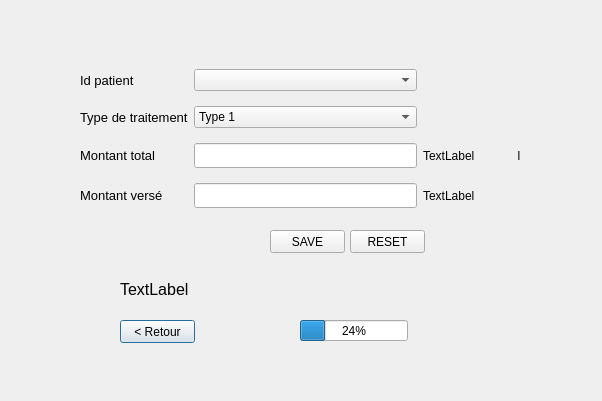
<?xml version="1.0" encoding="UTF-8"?>
<ui version="4.0">
 <class>addt</class>
 <widget class="QDialog" name="addt">
  <property name="geometry">
   <rect>
    <x>0</x>
    <y>0</y>
    <width>602</width>
    <height>401</height>
   </rect>
  </property>
  <property name="windowTitle">
   <string>Dialog</string>
  </property>
  <widget class="QPushButton" name="pushButton_3">
   <property name="geometry">
    <rect>
     <x>120</x>
     <y>320</y>
     <width>75</width>
     <height>23</height>
    </rect>
   </property>
   <property name="text">
    <string>&lt; Retour</string>
   </property>
  </widget>
  <widget class="QPushButton" name="pushButton">
   <property name="geometry">
    <rect>
     <x>270</x>
     <y>230</y>
     <width>75</width>
     <height>23</height>
    </rect>
   </property>
   <property name="text">
    <string>SAVE</string>
   </property>
  </widget>
  <widget class="QProgressBar" name="progressBar">
   <property name="geometry">
    <rect>
     <x>300</x>
     <y>320</y>
     <width>108</width>
     <height>21</height>
    </rect>
   </property>
   <property name="value">
    <number>24</number>
   </property>
  </widget>
  <widget class="QLabel" name="label_4">
   <property name="geometry">
    <rect>
     <x>120</x>
     <y>280</y>
     <width>191</width>
     <height>19</height>
    </rect>
   </property>
   <property name="font">
    <font>
     <pointsize>12</pointsize>
    </font>
   </property>
   <property name="text">
    <string>TextLabel</string>
   </property>
  </widget>
  <widget class="QPushButton" name="pushButton_2">
   <property name="geometry">
    <rect>
     <x>350</x>
     <y>230</y>
     <width>75</width>
     <height>23</height>
    </rect>
   </property>
   <property name="text">
    <string>RESET</string>
   </property>
  </widget>
  <widget class="QWidget" name="layoutWidget">
   <property name="geometry">
    <rect>
     <x>80</x>
     <y>60</y>
     <width>441</width>
     <height>161</height>
    </rect>
   </property>
   <layout class="QGridLayout" name="gridLayout">
    <item row="0" column="0">
     <widget class="QLabel" name="label_nom">
      <property name="font">
       <font>
        <pointsize>10</pointsize>
       </font>
      </property>
      <property name="text">
       <string>Id patient</string>
      </property>
     </widget>
    </item>
    <item row="0" column="1">
     <widget class="QComboBox" name="comboBox_n"/>
    </item>
    <item row="1" column="0">
     <widget class="QLabel" name="label_type">
      <property name="font">
       <font>
        <pointsize>10</pointsize>
       </font>
      </property>
      <property name="text">
       <string>Type de traitement</string>
      </property>
     </widget>
    </item>
    <item row="1" column="1">
     <widget class="QComboBox" name="comboBoxt">
      <item>
       <property name="text">
        <string>Type 1</string>
       </property>
      </item>
      <item>
       <property name="text">
        <string>Type 2</string>
       </property>
      </item>
      <item>
       <property name="text">
        <string>Type 3</string>
       </property>
      </item>
     </widget>
    </item>
    <item row="2" column="0">
     <widget class="QLabel" name="label_mtotal">
      <property name="font">
       <font>
        <pointsize>10</pointsize>
       </font>
      </property>
      <property name="text">
       <string>Montant total</string>
      </property>
     </widget>
    </item>
    <item row="2" column="1">
     <widget class="QLineEdit" name="lineEdit">
      <property name="minimumSize">
       <size>
        <width>0</width>
        <height>25</height>
       </size>
      </property>
     </widget>
    </item>
    <item row="2" column="2">
     <widget class="QLabel" name="label_testtotal">
      <property name="text">
       <string>TextLabel             l</string>
      </property>
     </widget>
    </item>
    <item row="3" column="0">
     <widget class="QLabel" name="label_mverse">
      <property name="font">
       <font>
        <pointsize>10</pointsize>
       </font>
      </property>
      <property name="text">
       <string>Montant versé</string>
      </property>
     </widget>
    </item>
    <item row="3" column="1">
     <widget class="QLineEdit" name="lineEdit_2">
      <property name="minimumSize">
       <size>
        <width>0</width>
        <height>25</height>
       </size>
      </property>
     </widget>
    </item>
    <item row="3" column="2">
     <widget class="QLabel" name="label_testverse">
      <property name="text">
       <string>TextLabel</string>
      </property>
     </widget>
    </item>
   </layout>
  </widget>
 </widget>
 <tabstops>
  <tabstop>comboBox_n</tabstop>
  <tabstop>comboBoxt</tabstop>
  <tabstop>lineEdit</tabstop>
  <tabstop>lineEdit_2</tabstop>
  <tabstop>pushButton</tabstop>
  <tabstop>pushButton_2</tabstop>
  <tabstop>pushButton_3</tabstop>
 </tabstops>
 <resources/>
 <connections/>
</ui>
